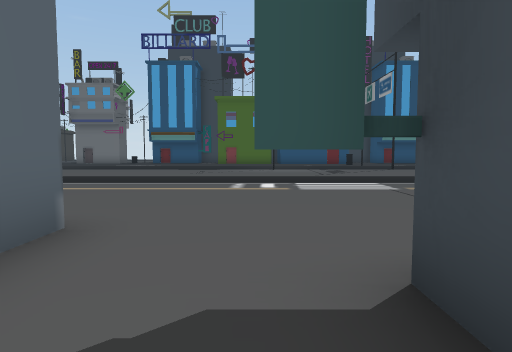
View 1 (above)

22 first-person views from a walk through a scene from a Unity 3-D project. The camera is 1.4 m above the floor, tilts 4° down and sees 75° across. The floor is counted in squares, 2 m on a side. Each view is taken from the middle of a square. On the plan, view 1 faces up. The plan holds only what a view shows up to about 10 squares ahead; the rest is blank. The place goes on beyond the plan. Some animated figures are not drawn. Door leaves are left out, so doorways stand open.

View 2
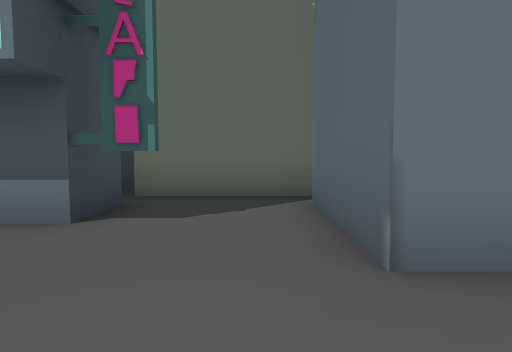

View 3
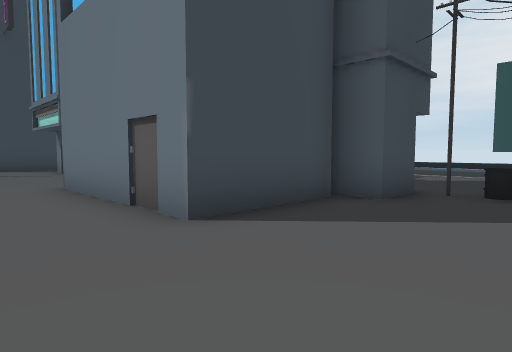

View 4
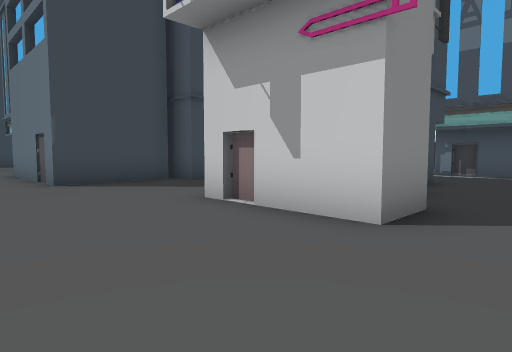

View 5
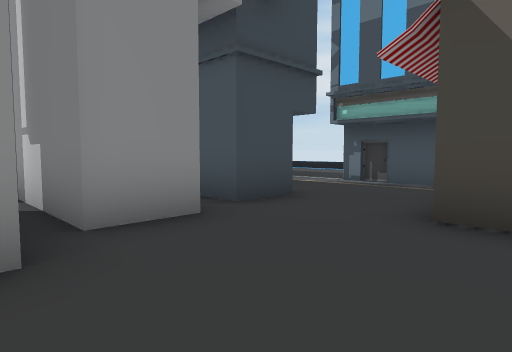

View 6
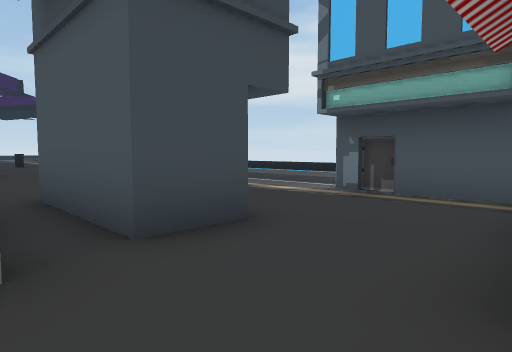

View 7
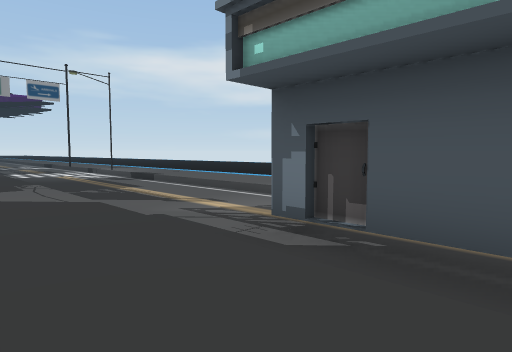

View 8
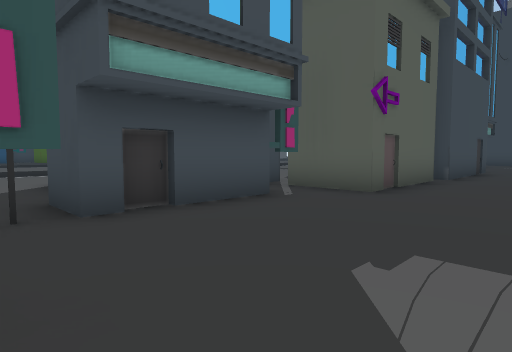

View 9
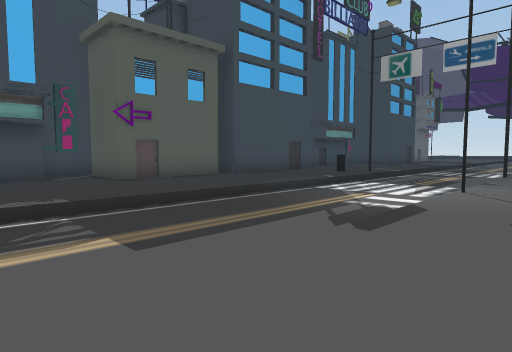

View 10
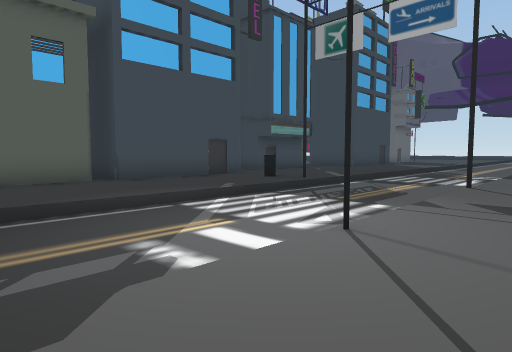

View 11
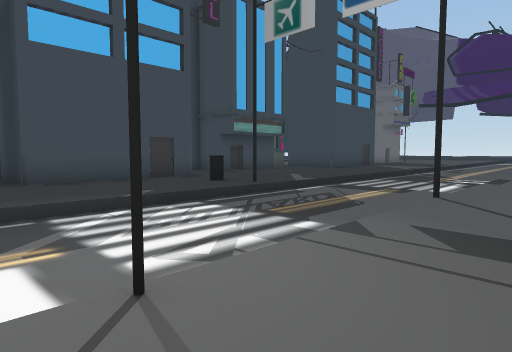

View 12
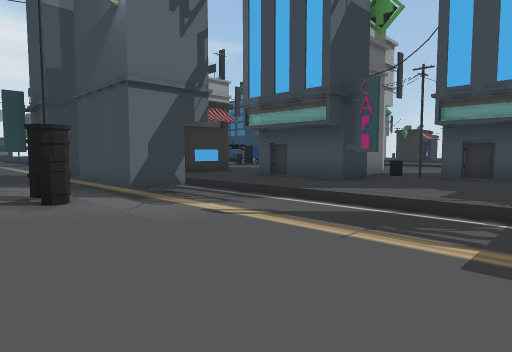

View 13
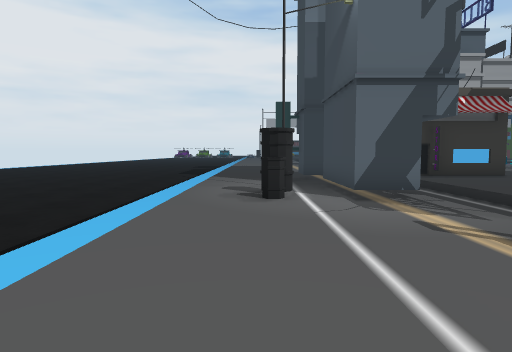

View 14
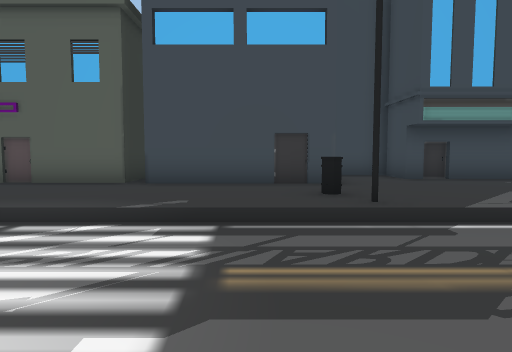

View 15
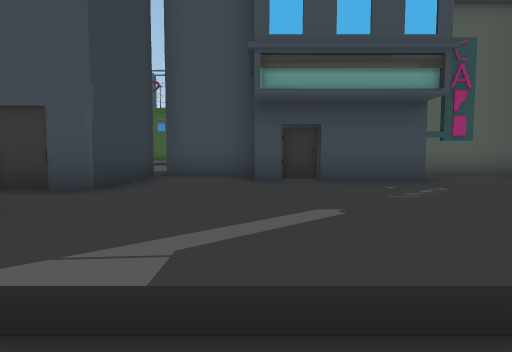

View 16
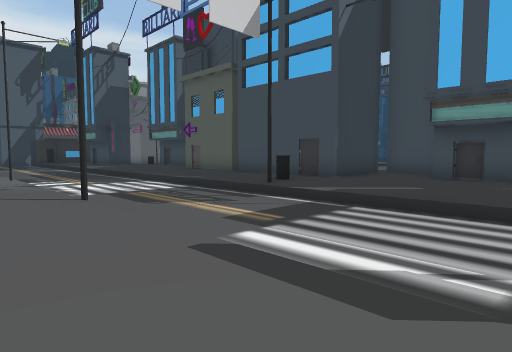

View 17
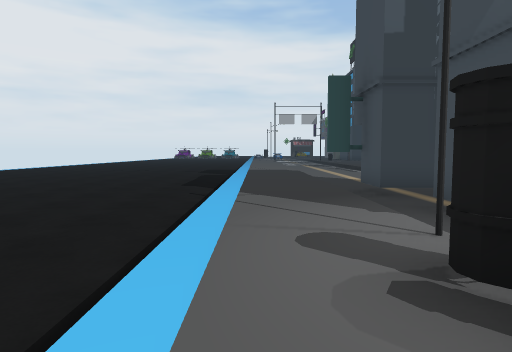

View 18
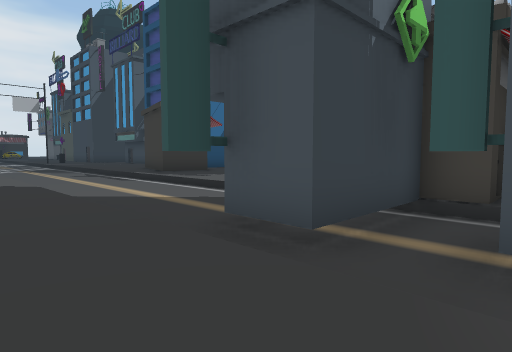

View 19
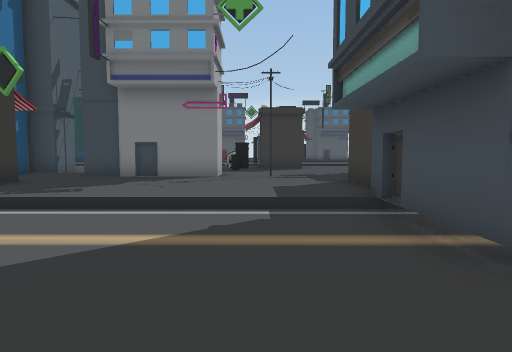

View 20
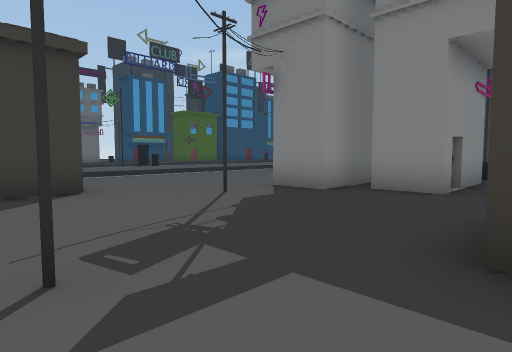

View 21
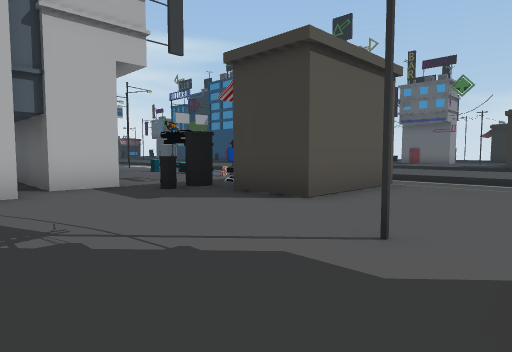

View 22
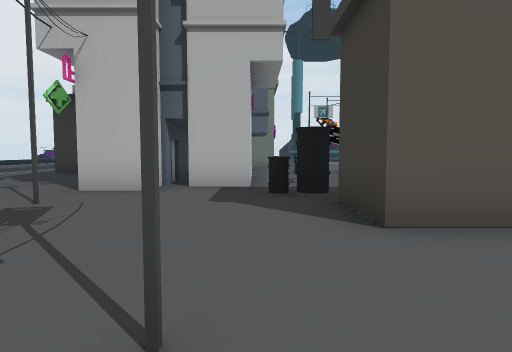

### Floor plan
Key: @ floor where view 1 was taken; # wall or solid block; . main floor; - floor 0.5 m lower than the main floor; / step, stairs or slope; H house; B bin; O other object.
Columns run from 24 left of view 1 to 11 right of it. Each row starts with its distance up from view 1.
 10         ///        //////////
  9         ---        ----------
  8         --         ----------
  7
  6         #...        .......
  5    O.OH #..................
  4   .OO.. #..................
  3   ...B............#H###....
  2   ###B......###...#   #.H..
  1  ###H.......##H...#   #..##
  0 H#####.......###.##  ...@.#   #.#
 -1 .#H###.......H##B###H### ##   ..###H
 -2 .............###......H#####HH......
 -3 H........#H..###H...................
 -4  ........##..................B......
 -5  ........##...................#....
 -6   //////##/////////////////////////
 -7  -------##-H##----------------------
 -8 --------#H-###----------------------
 -9 -------------O-----------O----#-----
-10  .............BB....................
-11       .......................  .....
-12       .............

Where each view was taken, in squares from view 1:
view 1: 0 up, 0 right, facing up
view 2: 5 up, 1 left, facing down
view 3: 5 up, 9 left, facing down-right
view 4: 5 up, 14 left, facing down-right
view 5: 1 up, 15 left, facing down-right
view 6: 1 down, 14 left, facing down-right
view 7: 4 down, 13 left, facing down-right
view 8: 5 down, 8 left, facing up-right
view 9: 11 down, 6 left, facing up-right
view 10: 11 down, 2 left, facing up-right
view 11: 11 down, 0 right, facing up-right
view 12: 11 down, 4 left, facing up-left
view 13: 10 down, 4 left, facing left
view 14: 10 down, 4 right, facing up
view 15: 7 down, 8 right, facing up
view 16: 11 down, 11 right, facing up-left
view 17: 11 down, 8 left, facing left
view 18: 11 down, 13 left, facing up-left
view 19: 11 down, 18 left, facing up
view 20: 3 down, 18 left, facing up-right
view 21: 1 down, 13 left, facing up-left
view 22: 2 up, 13 left, facing left
